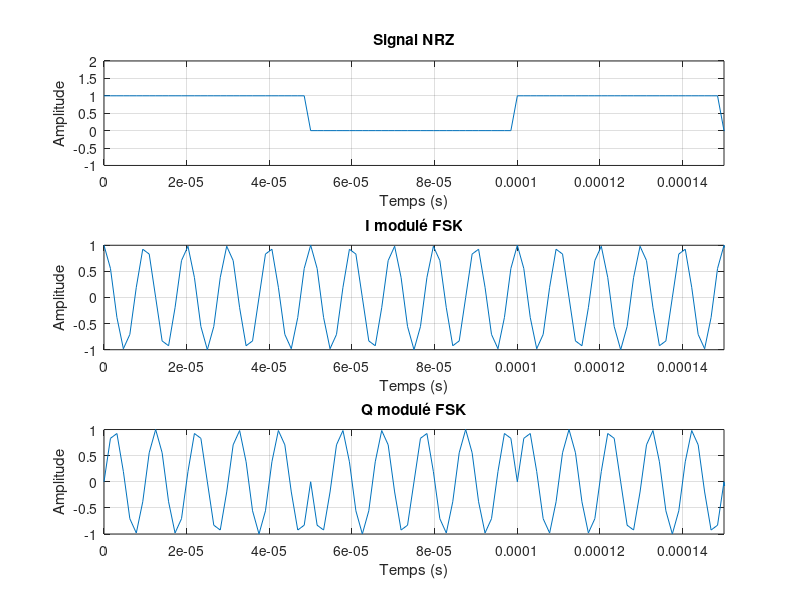

This figure's MATLAB source:
% Définition des paramètres
Df = 100e3;                   % Déviation de fréquence en Hz (100 kHz)
m = [1 0 1 0 1 1 0 1 0];   % Message numérique à transmettre
Nb = 9;                     % Nombre de bits du message
D = 20e3;                   % Débit binaire en bits par seconde (20 kbits/s)
Tb = 1 / D;                 % Durée d'un bit (s)
fp = 2.4e9;                 % Fréquence porteuse en Hz (2.4 GHz)

Nech_symb=32;   %nombre déchantillons par symbole
Te=Tb/Nech_symb; % temps d'échantillonage
fe=Nech_symb*D; % freq d'échantillonage
Nech=Nech_symb*Nb;
t = (0:Nech-1)*Te;              % Temps (1 ms avec un pas de 1 µs)
c1 = exp(1*j*2*pi*Df*t);
c2 = exp(-1*j*2*pi*Df*t);


%% Codage des données binaires en NRZ
signal_NRZ=[];             %initialisation du signal codé en NRZ
symbole_1=ones(1,Nech_symb);
symbole_0=zeros(1,Nech_symb);

for n=1:Nb      %codage des différents bits
     if (m(n)==1)
        signal_NRZ=[signal_NRZ symbole_1];
     else
        signal_NRZ=[signal_NRZ symbole_0];
     end
end  

c = c1.*signal_NRZ + c2.*(1-signal_NRZ);


% Création de la figure avec 4 subplots
figure;
I=real(c);
Q=imag(c);

subplot(3,1,1);
plot(t, signal_NRZ);
title('Signal NRZ');
xlabel('Temps (s)');
ylabel('Amplitude');
axis([0 3/D -1 2]); 
grid on;

subplot(3,1,2);
plot(t, I);
title('I modulé FSK');
xlabel('Temps (s)');
ylabel('Amplitude');
axis([0 3/D -1 1]); 
grid on;

subplot(3,1,3);
plot(t, Q);
title('Q modulé FSK');
xlabel('Temps (s)');
ylabel('Amplitude');
axis([0 3/D -1 1]); 
grid on;
